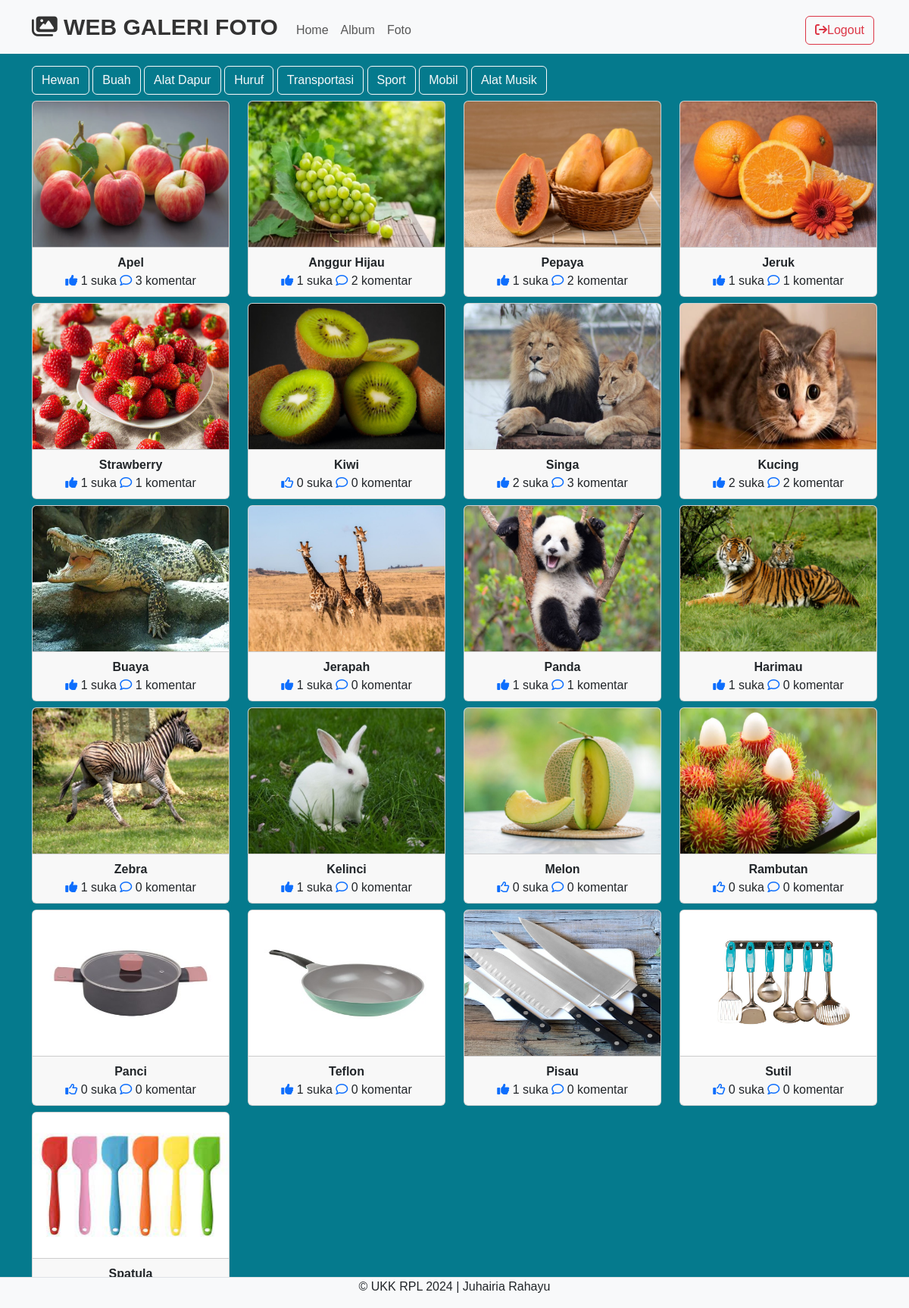
Page /admin/home.php (signed in) on the committed database.
### tables this page shows
CREATE TABLE `album` (
  `albumid` int(11) NOT NULL,
  `namaalbum` varchar(255) NOT NULL,
  `deskripsi` text NOT NULL,
  `tanggalbuat` date NOT NULL,
  `userid` int(11) NOT NULL
);

CREATE TABLE `foto` (
  `fotoid` int(11) NOT NULL,
  `judulfoto` varchar(255) NOT NULL,
  `deskripsifoto` text NOT NULL,
  `tanggalunggah` date NOT NULL,
  `lokasifile` varchar(255) NOT NULL,
  `albumid` int(11) NOT NULL,
  `userid` int(11) NOT NULL
);

### admin/home.php (the view, shortened to what this page needs)
  <?php
  $userid = $_SESSION['userid'];
  include '../config/koneksi.php';
  ?>
  <!DOCTYPE html>
  <html lang="en">
  <head>
      <link rel="stylesheet" type="text/css" href="../assets/css/bootstrap.min.css">
      <link rel="stylesheet" href="https://cdnjs.cloudflare.com/ajax/libs/font-awesome/6.5.1/css/all.min.css"/>
  </head>
  <body>
  <nav class="navbar navbar-expand-lg bg-body-tertiary">
    <div class="container">
    <a class="navbar-brand" href="index.php">
    <i class="fas fa-images" style="font-size: 30px;"></i>
        WEB GALERI FOTO
      </a>
      <div class="collapse navbar-collapse mt-2" id="navbarNavAltMarkup">
        <div class="navbar-nav me-auto">
        <a href="home.php" class="nav-link">Home</a>
        <a href="album.php" class="nav-link">Album</a>
        <a href="foto.php" class="nav-link">Foto</a>
        </div>
        <a href="../config/aksi_logout.php" class="btn btn-outline-danger m-1"><i class="fa fa-sign-out" aria-hidden="true"></i>Logout</a>
      </div>
    </div>
  </nav>
  <div class="container mt-3">
      <?php
      $album = mysqli_query($koneksi, "SELECT * FROM album WHERE userid='$userid'");
      while($row = mysqli_fetch_array($album)){ ?>
      <a href="home.php?albumid=<?php echo $row['albumid'] ?>" class="btn btn-outline-light">
      <?php echo $row['namaalbum'] ?></a>
      <?php } ?>
      <div class="row">
          <?php
          if (isset($_GET['albumid'])){
              $albumid = $_GET['albumid'];
              $query = mysqli_query($koneksi, "SELECT * FROM foto WHERE userid='$userid' AND albumid='$albumid'");
              while($data = mysqli_fetch_array($query)){ ?>
        <!-- <div class="modal fade" id="album<?php echo $row['albumid'] ?>" tabindex="-1" aria-labelledby="exampleModalLabel"
             aria-hidden="true">
            <div class="modal-dialog modal-xl">
                <div class="modal-content">
                    <div class="modal-header">
                        <h5 class="modal-title" id="exampleModalLabel"><?php echo $row['namaalbum'] ?></h5>
                        <button type="button" class="btn-close" data-bs-dismiss="modal" aria-label="Close"></button>
              </div>
                </div>
            </div>
        </div>
</div> -->
  <div class="col-md-3 mt-2">
              <div class="card">
                  <img style="height: 12rem;" src="../assets/img/<?php echo $data['lokasifile'] ?>" class="card-img-top"
                  title="<?php echo $data['judulfoto'] ?>">
                  <div class="card-footer text-center">
                      <?php
                      $fotoid = $data['fotoid'];
                      $ceksuka = mysqli_query($koneksi, "SELECT * FROM likefoto WHERE fotoid='$fotoid' AND userid='$userid'");
                      if (mysqli_num_rows($ceksuka) == 1) { ?>
                            <a href="../config/proses_like.php?fotoid=<?php echo $data['fotoid'] ?>" type="submit" name="batalsuka">
                            <i class="fa fa-thumbs-up" aria-hidden="true"></i></a>
                      <?php }else{ ?>
                          <a href="../config/proses_like.php?fotoid=<?php echo $data['fotoid'] ?>" type="submit" name="suka">
                          <i class="fa fa-thumbs-up" aria-hidden="true"></i></a>
                          <?php }
                      $like = mysqli_query($koneksi, "SELECT * FROM likefoto WHERE fotoid='$fotoid'");
                      echo mysqli_num_rows($like). ' suka';
                      ?>
                      <a href="#" type="button" data-bs-toggle="modal" data-bs-target="#komentar<?php echo $data['fotoid'] ?>"><i class="fa-regular fa-comment"></i> </a>
                      <?php
                      $jmlkomen = mysqli_query($koneksi, "SELECT * FROM komentarfoto WHERE fotoid='$fotoid'");
                      echo mysqli_num_rows($jmlkomen). ' komentar';
                      ?>
                  </div>
              </div>
          </div>
        <?php  }  }else{
$query = mysqli_query($koneksi, "SELECT foto.*, user.namalengkap, album.namaalbum
FROM foto
INNER JOIN user ON foto.userid = user.userid
INNER JOIN album ON foto.albumid = album.albumid
WHERE foto.userid='$userid'");
  while($data =mysqli_fetch_array($query)){
  ?>
  <div class="col-md-3 mt-2">
              <div class="card">
                  <img style="height: 12rem;" src="../assets/img/<?php echo $data['lokasifile'] ?>" class="card-img-top"
                  title="<?php echo $data['judulfoto'] ?>">
                  <div class="card-footer text-center">
                  <strong><?php echo $data['judulfoto'] ?></strong><br>
                      <?php
                      $fotoid = $data['fotoid'];
                      $ceksuka = mysqli_query($koneksi, "SELECT * FROM likefoto WHERE fotoid='$fotoid' AND userid='$userid'");
                      if (mysqli_num_rows($ceksuka) == 1) { ?>
                            <a href="../config/proses_like.php?fotoid=<?php echo $data['fotoid'] ?>" type="submit" name="batalsuka">
                            <i class="fa-solid fa-thumbs-up"></i></a>
                      <?php }else{ ?>
                          <a href="../config/proses_like.php?fotoid=<?php echo $data['fotoid'] ?>" type="submit" name="suka">
                          <i class="fa-regular fa-thumbs-up"></i></a>
                          <?php }
                      $like = mysqli_query($koneksi, "SELECT * FROM likefoto WHERE fotoid='$fotoid'");
                      echo mysqli_num_rows($like). ' suka';
                      ?>
                      <a href="#" type="button" data-bs-toggle="modal" data-bs-target="#komentar<?php echo $data['fotoid'] ?>"><i class="fa-regular fa-comment"></i> </a>
                      <?php
                      $jmlkomen = mysqli_query($koneksi, "SELECT * FROM komentarfoto WHERE fotoid='$fotoid'");
                      echo mysqli_num_rows($jmlkomen). ' komentar';
                      ?>
                  </div>
              </div>
          </div>
                      <?php } } ?>
    </div>
  </div>
  <footer class="d-flex justify-content-center border-top mt-3 bg-light fixed-bottom">
      <p>&copy; UKK RPL 2024 | Juhairia Rahayu</p>
  </footer>
  </body>
  </html>

### admin/home.php (style rules this page uses)
body { background-size: cover; background: #057a8d 64%; height: 100vh; margin: 0; font-family: sans-serif; }
.navbar-brand { font-size: 30px; font-weight: bold; text-decoration: none; color: #333; }

### rows in the picture
album: namaalbum "Hewan"
album: namaalbum "Buah"
album: namaalbum "Alat Dapur"
album: namaalbum "Huruf"
album: namaalbum "Transportasi"
album: namaalbum "Sport"
album: namaalbum "Mobil"
album: namaalbum "Alat Musik"
foto: lokasifile (picture), judulfoto "Apel", mysqli_num_rows($like) "1", mysqli_num_rows($jmlkomen) "3"
foto: lokasifile (picture), judulfoto "Anggur Hijau", mysqli_num_rows($like) "1", mysqli_num_rows($jmlkomen) "2"
foto: lokasifile (picture), judulfoto "Pepaya", mysqli_num_rows($like) "1", mysqli_num_rows($jmlkomen) "2"
foto: lokasifile (picture), judulfoto "Jeruk", mysqli_num_rows($like) "1", mysqli_num_rows($jmlkomen) "1"
foto: lokasifile (picture), judulfoto "Strawberry", mysqli_num_rows($like) "1", mysqli_num_rows($jmlkomen) "1"
foto: lokasifile (picture), judulfoto "Kiwi", mysqli_num_rows($like) "0", mysqli_num_rows($jmlkomen) "0"
foto: lokasifile (picture), judulfoto "Singa", mysqli_num_rows($like) "2", mysqli_num_rows($jmlkomen) "3"
foto: lokasifile (picture), judulfoto "Kucing", mysqli_num_rows($like) "2", mysqli_num_rows($jmlkomen) "2"
foto: lokasifile (picture), judulfoto "Buaya", mysqli_num_rows($like) "1", mysqli_num_rows($jmlkomen) "1"
foto: lokasifile (picture), judulfoto "Jerapah", mysqli_num_rows($like) "1", mysqli_num_rows($jmlkomen) "0"
foto: lokasifile (picture), judulfoto "Panda", mysqli_num_rows($like) "1", mysqli_num_rows($jmlkomen) "1"
foto: lokasifile (picture), judulfoto "Harimau", mysqli_num_rows($like) "1", mysqli_num_rows($jmlkomen) "0"
foto: lokasifile (picture), judulfoto "Zebra", mysqli_num_rows($like) "1", mysqli_num_rows($jmlkomen) "0"
foto: lokasifile (picture), judulfoto "Kelinci", mysqli_num_rows($like) "1", mysqli_num_rows($jmlkomen) "0"
foto: lokasifile (picture), judulfoto "Melon", mysqli_num_rows($like) "0", mysqli_num_rows($jmlkomen) "0"
foto: lokasifile (picture), judulfoto "Rambutan", mysqli_num_rows($like) "0", mysqli_num_rows($jmlkomen) "0"
foto: lokasifile (picture), judulfoto "Panci", mysqli_num_rows($like) "0", mysqli_num_rows($jmlkomen) "0"
foto: lokasifile (picture), judulfoto "Teflon", mysqli_num_rows($like) "1", mysqli_num_rows($jmlkomen) "0"
foto: lokasifile (picture), judulfoto "Pisau", mysqli_num_rows($like) "1", mysqli_num_rows($jmlkomen) "0"
foto: lokasifile (picture), judulfoto "Sutil", mysqli_num_rows($like) "0", mysqli_num_rows($jmlkomen) "0"
foto: lokasifile (picture), judulfoto "Spatula"
